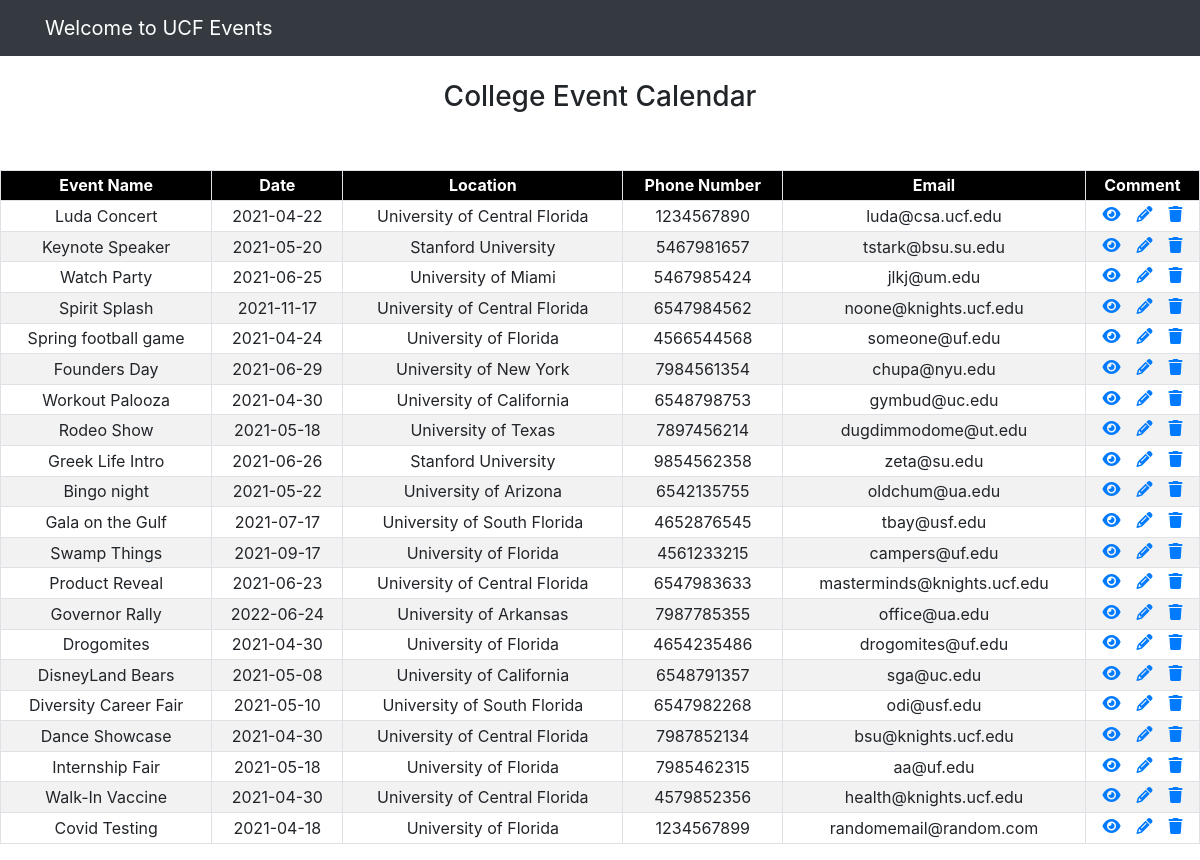
Screenshot of /events.php with the database file from the repository.
### tables this page shows
CREATE TABLE IF NOT EXISTS `event` (
  `e_id` int(6) NOT NULL AUTO_INCREMENT,
  `e_name` varchar(50) NOT NULL,
  `category` varchar(10) NOT NULL,
  `e_date` date NOT NULL,
  `l_name` varchar(40) DEFAULT NULL,
  `phone` varchar(20) NOT NULL,
  `email` varchar(40) NOT NULL,
  `comments` varchar(150) DEFAULT NULL,
  PRIMARY KEY (`e_id`),
  KEY `l_name` (`l_name`) USING BTREE
);

### events.php (the view, shortened to what this page needs)
<html>
<head>
    <link rel="stylesheet" href="https://maxcdn.bootstrapcdn.com/bootstrap/4.0.0/css/bootstrap.min.css">
    <link href="/index.css" rel="stylesheet">
</head>
<nav class="navbar navbar-expand-lg navbar-dark bg-dark">
    <div class="container">
        <div class="navbar-header">
            <a href="#" class="navbar-brand" style="color: white">Welcome to UCF Events</a>
        </div>
    </div>
</nav>
<br>
<h3>College Event Calendar</h3>
<br><br>
<body>
    <?php
    require_once('connect.php');
    $sql = "SELECT * FROM event";
    if ($result = mysqli_query($conn, $sql)) {
        if (mysqli_num_rows($result) > 0) {
            echo "<table class='table table-bordered table-striped table-sm'>";
                echo "<tr>";
                    echo "<th>Event Name</th>";
                    echo "<th>Date</th>";
                    echo "<th>Location</th>";
                    echo "<th>Phone Number</th>";
                    echo "<th>Email</th>";
                    echo "<th>Comment</th>";
                echo "</tr>";
            while ($row = mysqli_fetch_array($result)) {
                echo "<tr>";
                    echo "<td>" . $row['e_name'] . "</td>";
                    echo "<td>" . $row['e_date'] . "</td>";
                    echo "<td>" . $row['l_name'] . "</td>";
                    echo "<td>" . $row['phone'] . "</td>";
                    echo "<td>" . $row['email'] . "</td>";
                    echo "<td>";
                    echo '<a href="read.php?id='. $row['e_id'] .'" class="mr-3" title="View Record" data-toggle="tooltip"><i class="fas fa-eye"></i></a>';
                    echo '<a href="update.php?id='. $row['e_id'] .'" class="mr-3" title="Update Record" data-toggle="tooltip"><i class="fas fa-pencil-alt"></i></a>';
                    echo '<a href="delete.php?id='. $row['e_id'] .'" title="Delete Record" data-toggle="tooltip"><span class="fas fa-trash"></span></a>';
                    echo "</td>";
                echo "</tr>";
            }
            echo "</table>";
        }
        else {
            echo "No records matching your query were found";
        }
    }
    else {
        echo "Error: Could not execute $sql. " . mysqli_error($conn);
    }
    ?>
</body>
</html>

### index.css (style rules this page uses)
h3 { text-align: center; }

### events.php (style rules this page uses)
table { margin-left: auto; margin-right: auto; }
th { text-align: center; background-color: black; color: white; }
td { text-align: center; }

### rows the page displays
event: e_name "Luda Concert", e_date "2021-04-22", l_name "University of Central Florida", phone "1234567890", email "luda@csa.ucf.edu"
event: e_name "Keynote Speaker", e_date "2021-05-20", l_name "Stanford University", phone "5467981657", email "tstark@bsu.su.edu"
event: e_name "Watch Party", e_date "2021-06-25", l_name "University of Miami", phone "5467985424", email "jlkj@um.edu"
event: e_name "Spirit Splash", e_date "2021-11-17", l_name "University of Central Florida", phone "6547984562", email "noone@knights.ucf.edu"
event: e_name "Spring football game", e_date "2021-04-24", l_name "University of Florida", phone "4566544568", email "someone@uf.edu"
event: e_name "Founders Day", e_date "2021-06-29", l_name "University of New York", phone "7984561354", email "chupa@nyu.edu"
event: e_name "Workout Palooza", e_date "2021-04-30", l_name "University of California", phone "6548798753", email "gymbud@uc.edu"
event: e_name "Rodeo Show", e_date "2021-05-18", l_name "University of Texas", phone "7897456214", email "dugdimmodome@ut.edu"
event: e_name "Greek Life Intro", e_date "2021-06-26", l_name "Stanford University", phone "9854562358", email "zeta@su.edu"
event: e_name "Bingo night", e_date "2021-05-22", l_name "University of Arizona", phone "6542135755", email "oldchum@ua.edu"
event: e_name "Gala on the Gulf", e_date "2021-07-17", l_name "University of South Florida", phone "4652876545", email "tbay@usf.edu"
event: e_name "Swamp Things", e_date "2021-09-17", l_name "University of Florida", phone "4561233215", email "campers@uf.edu"
event: e_name "Product Reveal", e_date "2021-06-23", l_name "University of Central Florida", phone "6547983633", email "masterminds@knights.ucf.edu"
event: e_name "Governor Rally", e_date "2022-06-24", l_name "University of Arkansas", phone "7987785355", email "office@ua.edu"
event: e_name "Drogomites", e_date "2021-04-30", l_name "University of Florida", phone "4654235486", email "drogomites@uf.edu"
event: e_name "DisneyLand Bears", e_date "2021-05-08", l_name "University of California", phone "6548791357", email "sga@uc.edu"
event: e_name "Diversity Career Fair", e_date "2021-05-10", l_name "University of South Florida", phone "6547982268", email "odi@usf.edu"
event: e_name "Dance Showcase", e_date "2021-04-30", l_name "University of Central Florida", phone "7987852134", email "bsu@knights.ucf.edu"
event: e_name "Internship Fair", e_date "2021-05-18", l_name "University of Florida", phone "7985462315", email "aa@uf.edu"
event: e_name "Walk-In Vaccine", e_date "2021-04-30", l_name "University of Central Florida", phone "4579852356", email "health@knights.ucf.edu"
event: e_name "Covid Testing", e_date "2021-04-18", l_name "University of Florida", phone "1234567899", email "randomemail@random.com"
